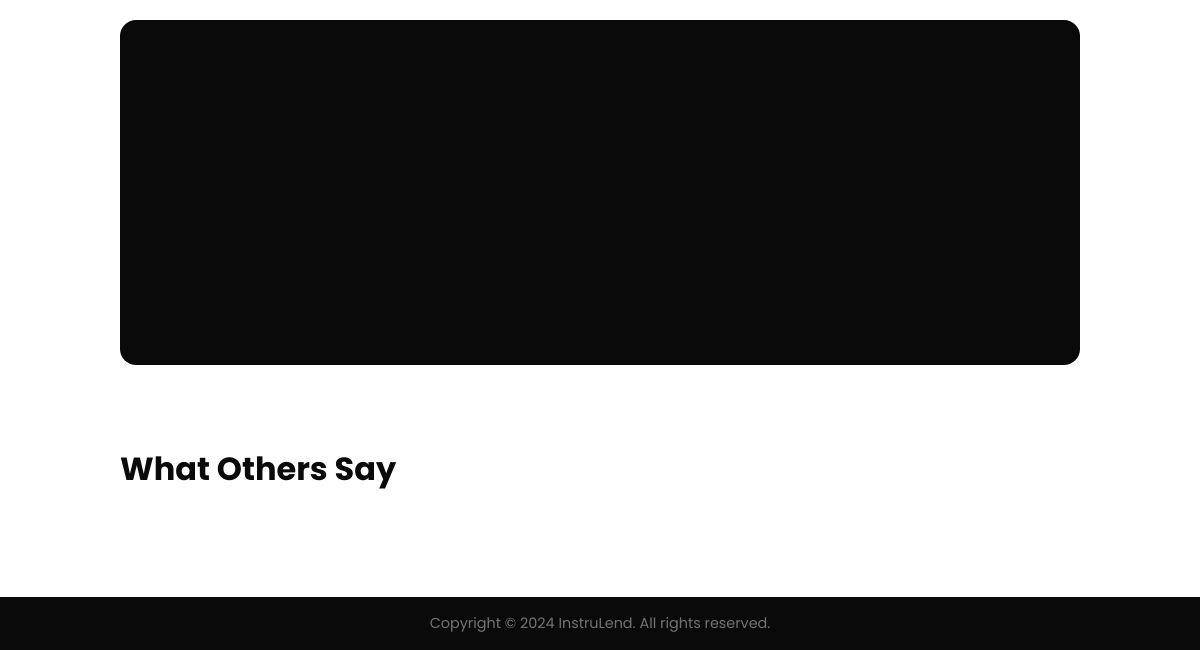
Before: /index (signed in, lower part) with the older database file.
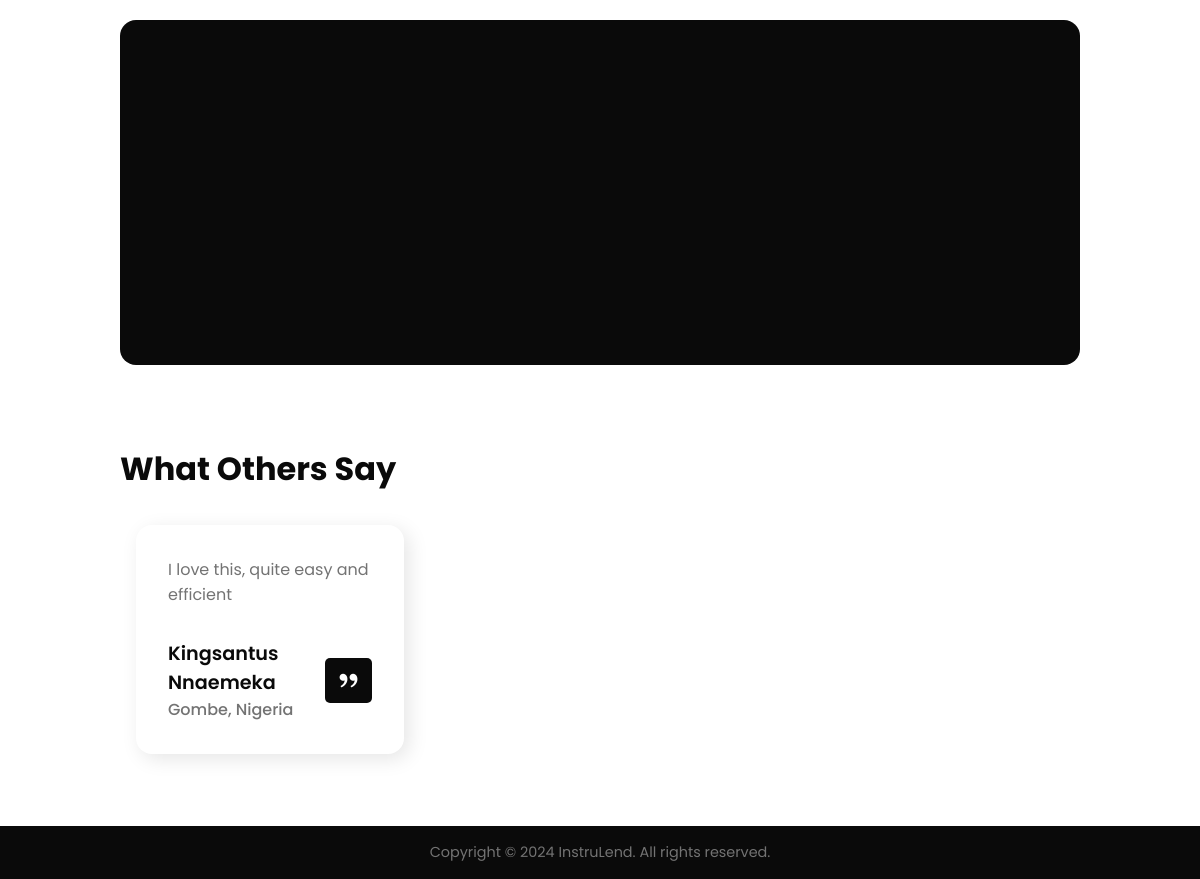
After: the same page with the newer database file.
### app/models.py (models this page shows, shortened)
class Expirence(db.Model):
    id = db.Column(db.Integer, primary_key=True)
    content = db.Column(db.String(200), nullable=False)
    star_rating = db.Column(db.Integer, default=0)
    user_id = db.Column(db.Integer, db.ForeignKey('user.id'), nullable=False)

class User(db.Model, UserMixin):
    id = db.Column(db.Integer, primary_key=True)
    first_name = db.Column(db.String(100), nullable=False)
    last_name = db.Column(db.String(100), nullable=False)
    email = db.Column(db.String(255), unique=True, nullable=False)
    phone_number = db.Column(db.String(15), unique=True, nullable=False)
    city = db.Column(db.String(50))
    country = db.Column(db.String(10), nullable=False, default='Nigeria')
    password = db.Column(db.String(60), nullable=False)
    verification_number = db.Column(db.String(25), unique=True)
    verified_user = db.Column(db.Boolean, nullable=False, default=False)
    created_at = db.Column(db.DateTime, nullable=False, default=datetime.utcnow)
    image_file = db.Column(db.String(50), nullable=False, default='default.jpg')
    posts = db.relationship('Post', backref='author', lazy=True)
    reviewer = db.relationship('Review', foreign_keys='Review.user_id', backref='author1', lazy=True)
    reviewed = db.relationship('Review', foreign_keys='Review.author_id', backref='author2', lazy=True)
    rented = db.relationship('Agreement', backref='author4', lazy=True)
    expirence = db.relationship('Expirence', backref='author6', lazy=True)
    chats_user1 = db.relationship('Chat', backref='user1', foreign_keys='Chat.user1_id', lazy=True)
    chats_user2 = db.relationship('Chat', backref='user2', foreign_keys='Chat.user2_id', lazy=True)
    message = db.relationship('Message', backref='author7', lazy=True)

### app/main/routes.py (the view)
@main.route("/")
@main.route("/index")
def index():
    posts = Post.query.order_by(Post.date_posted.desc()).limit(10).all()
    experiences = Expirence.query.filter(Expirence.star_rating >= 4).order_by(Expirence.star_rating.desc()).limit(10).all()
    return render_template('index.html', posts=posts, experiences=experiences)

### app/models.py (called while the page is built)
@login_manager.user_loader
def load_user(user_id):
    return User.query.get(int(user_id))

### app/templates/index.html (shortened to what this page needs)
{% extends 'base1.html' %}
{% block content %}
    <section class="section-container register_container">
        <div class="register_grid">
            <div class="register_content">
            </div>
            <div class="register_image">
            </div>
        </div>
    </section>
    <section class="section-container">
        <h2 class="section_header">What Others Say</h2>
        <div class="swiper">
            <div class="swiper-wrapper">
                {% for exp in experiences %}
                    <div class="swiper-slide">
                        <div class="client_card">
                            <p>
                                {{ exp.content }}
                            </p>
                            <div class="client_footer">
                                <div>
                                    <h4>{{ exp.author6.first_name }} {{ exp.author6.last_name }}</h4>
                                    <h5>{{ exp.author6.city}}, {{ exp.author6.country }}</h5>
                                </div>
                                <span><i class="ri-double-quotes-r"></i></span>
                            </div>
                        </div>
                    </div>
                {% endfor %}
            </div>
        </div>
    </section>
{% endblock %}

Changed rows visible on the page:
added Expirence: content "I love this, quite easy and efficient", author6.first_name "Kingsantus", author6.last_name "Nnaemeka", author6.city "Gombe", author6.country "Nigeria"
